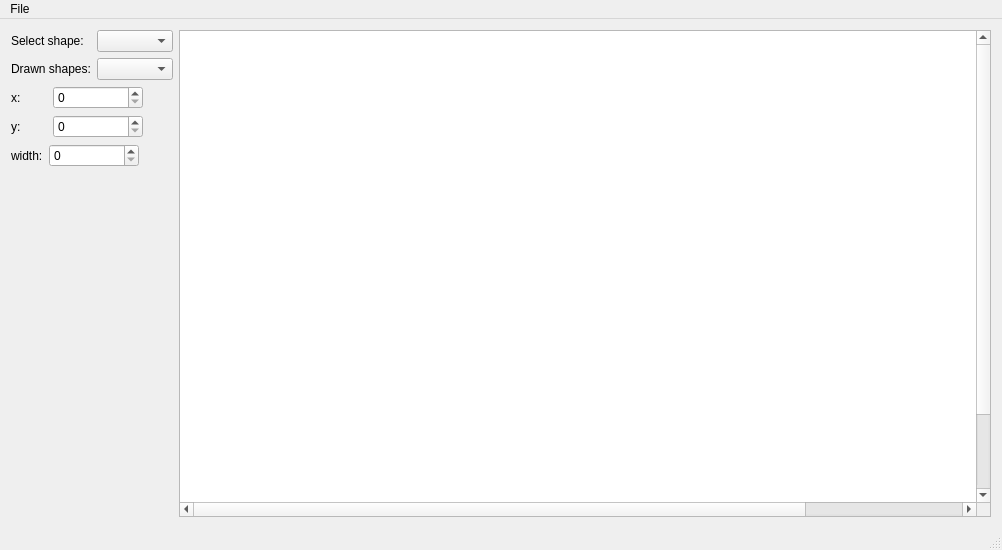
<?xml version="1.0" encoding="UTF-8"?>
<ui version="4.0">
 <class>SmpaintClass</class>
 <widget class="QMainWindow" name="SmpaintClass">
  <property name="geometry">
   <rect>
    <x>0</x>
    <y>0</y>
    <width>1002</width>
    <height>550</height>
   </rect>
  </property>
  <property name="minimumSize">
   <size>
    <width>0</width>
    <height>0</height>
   </size>
  </property>
  <property name="windowTitle">
   <string>Smpaint</string>
  </property>
  <widget class="QWidget" name="centralWidget">
   <layout class="QGridLayout" name="gridLayout" columnstretch="1,5">
    <property name="sizeConstraint">
     <enum>QLayout::SetMinAndMaxSize</enum>
    </property>
    <item row="0" column="0">
     <layout class="QVBoxLayout" name="sidebarLayout">
      <item>
       <layout class="QFormLayout" name="select">
        <item row="0" column="0">
         <widget class="QLabel" name="shapesLabel">
          <property name="text">
           <string>Select shape:</string>
          </property>
         </widget>
        </item>
        <item row="0" column="1">
         <widget class="QComboBox" name="shapesCmbBox"/>
        </item>
        <item row="1" column="0">
         <widget class="QLabel" name="drawnShapesLabel">
          <property name="text">
           <string>Drawn shapes:</string>
          </property>
         </widget>
        </item>
        <item row="1" column="1">
         <widget class="QComboBox" name="drawnShapesCmbBox"/>
        </item>
       </layout>
      </item>
      <item>
       <layout class="QFormLayout" name="coordinates">
        <item row="0" column="0">
         <widget class="QLabel" name="xLabel">
          <property name="text">
           <string>x:        </string>
          </property>
         </widget>
        </item>
        <item row="0" column="1">
         <widget class="QSpinBox" name="xSpinBox">
          <property name="maximumSize">
           <size>
            <width>90</width>
            <height>16777215</height>
           </size>
          </property>
         </widget>
        </item>
        <item row="1" column="0">
         <widget class="QLabel" name="yLabel">
          <property name="text">
           <string>y:        </string>
          </property>
         </widget>
        </item>
        <item row="1" column="1">
         <widget class="QSpinBox" name="ySpinBox">
          <property name="maximumSize">
           <size>
            <width>90</width>
            <height>16777215</height>
           </size>
          </property>
         </widget>
        </item>
       </layout>
      </item>
      <item>
       <layout class="QFormLayout" name="shapeData">
        <item row="0" column="0">
         <widget class="QLabel" name="field1">
          <property name="text">
           <string>width:</string>
          </property>
         </widget>
        </item>
        <item row="0" column="1">
         <widget class="QSpinBox" name="spinBox1">
          <property name="maximumSize">
           <size>
            <width>90</width>
            <height>16777215</height>
           </size>
          </property>
         </widget>
        </item>
       </layout>
      </item>
      <item>
       <spacer name="sidebarSpacer">
        <property name="orientation">
         <enum>Qt::Vertical</enum>
        </property>
        <property name="sizeHint" stdset="0">
         <size>
          <width>20</width>
          <height>40</height>
         </size>
        </property>
       </spacer>
      </item>
     </layout>
    </item>
    <item row="0" column="1">
     <widget class="QScrollArea" name="scrollArea">
      <property name="sizePolicy">
       <sizepolicy hsizetype="Ignored" vsizetype="Expanding">
        <horstretch>0</horstretch>
        <verstretch>0</verstretch>
       </sizepolicy>
      </property>
      <property name="minimumSize">
       <size>
        <width>400</width>
        <height>225</height>
       </size>
      </property>
      <property name="widgetResizable">
       <bool>false</bool>
      </property>
      <widget class="QWidget" name="scrollAreaWidgetContents">
       <property name="geometry">
        <rect>
         <x>0</x>
         <y>0</y>
         <width>1000</width>
         <height>565</height>
        </rect>
       </property>
       <property name="sizePolicy">
        <sizepolicy hsizetype="Expanding" vsizetype="Expanding">
         <horstretch>100</horstretch>
         <verstretch>0</verstretch>
        </sizepolicy>
       </property>
       <property name="minimumSize">
        <size>
         <width>100</width>
         <height>56</height>
        </size>
       </property>
       <property name="baseSize">
        <size>
         <width>0</width>
         <height>0</height>
        </size>
       </property>
       <property name="palette">
        <palette>
         <active>
          <colorrole role="Window">
           <brush brushstyle="SolidPattern">
            <color alpha="255">
             <red>255</red>
             <green>255</green>
             <blue>255</blue>
            </color>
           </brush>
          </colorrole>
         </active>
         <inactive>
          <colorrole role="Window">
           <brush brushstyle="SolidPattern">
            <color alpha="255">
             <red>255</red>
             <green>255</green>
             <blue>255</blue>
            </color>
           </brush>
          </colorrole>
         </inactive>
         <disabled>
          <colorrole role="Base">
           <brush brushstyle="SolidPattern">
            <color alpha="255">
             <red>255</red>
             <green>255</green>
             <blue>255</blue>
            </color>
           </brush>
          </colorrole>
          <colorrole role="Window">
           <brush brushstyle="SolidPattern">
            <color alpha="255">
             <red>255</red>
             <green>255</green>
             <blue>255</blue>
            </color>
           </brush>
          </colorrole>
         </disabled>
        </palette>
       </property>
      </widget>
     </widget>
    </item>
   </layout>
  </widget>
  <widget class="QMenuBar" name="menuBar">
   <property name="geometry">
    <rect>
     <x>0</x>
     <y>0</y>
     <width>1002</width>
     <height>22</height>
    </rect>
   </property>
   <widget class="QMenu" name="menuFile">
    <property name="title">
     <string>File</string>
    </property>
    <addaction name="actionSave"/>
    <addaction name="actionOpen"/>
   </widget>
   <addaction name="menuFile"/>
  </widget>
  <widget class="QStatusBar" name="statusBar"/>
  <action name="actionSave">
   <property name="text">
    <string>Save</string>
   </property>
   <property name="shortcut">
    <string comment="Ctrl + S" extracomment="Ctrl + S">Ctrl+S</string>
   </property>
  </action>
  <action name="actionOpen">
   <property name="text">
    <string>Open</string>
   </property>
   <property name="shortcut">
    <string extracomment="Ctrl + S">Ctrl+O</string>
   </property>
  </action>
 </widget>
 <layoutdefault spacing="6" margin="11"/>
 <resources>
  <include location="smpaint.qrc"/>
 </resources>
 <connections/>
</ui>
